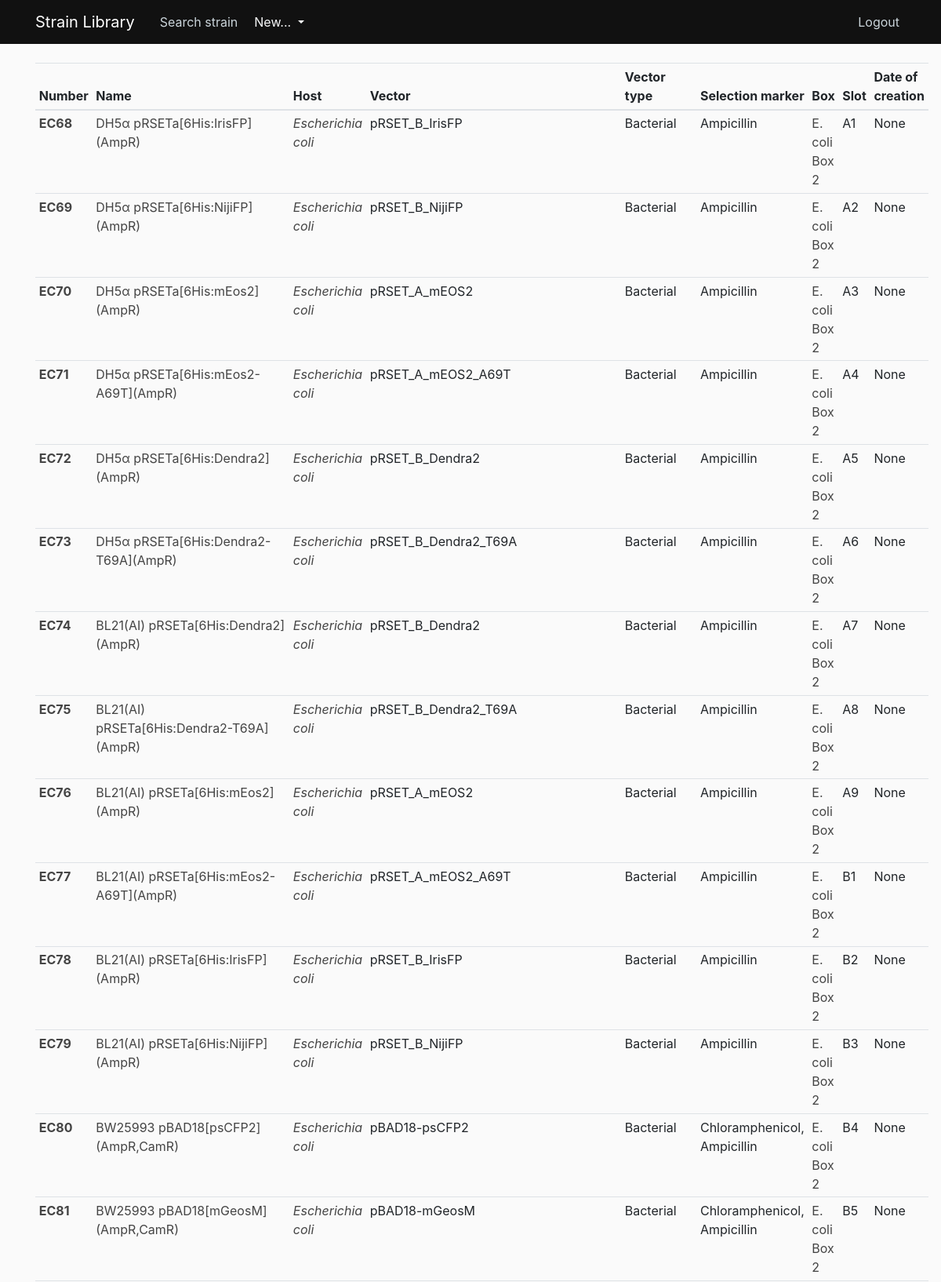
/results?box=E.+coli+Box+2 (signed in, upper part), run on the app's committed database.
### strain_library/models.py (models this page shows, shortened)
class Strain(db.Model):
    __tablename__ = 'strain'
    id = db.Column(db.Integer, primary_key=True)
    number = db.Column(db.String, nullable=False, unique=True)
    name = db.Column(db.String, nullable=False)
    host = db.Column(db.String, nullable=False)
    vector = db.Column(db.String)
    vector_type = db.Column(db.String)
    selection_marker = db.Column(db.String)
    box = db.Column(db.String)
    slot = db.Column(db.String)
    date_of_creation = db.Column(db.Date)
    comments = db.Column(db.Text)
    user_id = db.Column(db.Integer, db.ForeignKey('user.id'), nullable=False)
    box_id = db.Column(db.Integer, db.ForeignKey('box.id'), nullable=False)
    type = db.Column(db.String)
    __mapper_args__ = {
        'polymorphic_identity':'strain',
        'polymorphic_on':type
    }

class EcoliStrain(Strain):
    __tablename__ = 'ecolistrainlist'
    id = db.Column(db.Integer, db.ForeignKey('strain.id'), primary_key=True)
    __mapper_args__ = {
        'polymorphic_identity':'ecolistrainlist'
    }

class Strain(db.Model):
    __tablename__ = 'strain'
    id = db.Column(db.Integer, primary_key=True)
    number = db.Column(db.String, nullable=False, unique=True)
    name = db.Column(db.String, nullable=False)
    host = db.Column(db.String, nullable=False)
    vector = db.Column(db.String)
    vector_type = db.Column(db.String)
    selection_marker = db.Column(db.String)
    box = db.Column(db.String)
    slot = db.Column(db.String)
    date_of_creation = db.Column(db.Date)
    comments = db.Column(db.Text)
    user_id = db.Column(db.Integer, db.ForeignKey('user.id'), nullable=False)
    box_id = db.Column(db.Integer, db.ForeignKey('box.id'), nullable=False)
    type = db.Column(db.String)
    __mapper_args__ = {
        'polymorphic_identity':'strain',
        'polymorphic_on':type
    }

### strain_library/routes.py (the view)
@app.route('/results')
@login_required
def results():
    host = request.args.get('host')
    box = request.args.get('box')
    if host:
        strains = Strain.query.filter_by(host=host).all()
        return render_template('results.html', strains=strains)
    if box:
        strains = Strain.query.filter_by(box=box).all()
        return render_template('results.html', strains=strains)
    strains = Strain.query.all()
    return render_template('results.html', strains=strains)

### strain_library/models.py (called while the page is built)
@login_manager.user_loader
def load_user(user_id):
    return User.query.get(int(user_id))

### strain_library/templates/results.html
{% extends "layout.html" %}
{% block content %}
    <table class="table table-sm table-hover">
        <thead>
          <tr>
            <th scope="col">Number</th>
            <th scope="col">Name</th>
            <th scope="col">Host</th>
            <th scope="col">Vector</th>
            <th scope="col">Vector type</th>
            <th scope="col">Selection marker</th>
            <th scope="col">Box</th>
            <th scope="col">Slot</th>
            <th scope="col">Date of creation</th>
          </tr>
        </thead>
        <tbody>
            {% for strain in strains %}
            <tr>
                <th scope="row" ><a class="article-title" href="{{ url_for('strain', strain_id=strain.id) }}">{{ strain.number }}</a></th>
                <td><a class="article-title" href="{{ url_for('strain', strain_id=strain.id) }}">{{ strain.name }}</a></td>
                <td><i><a class="article-title" href="{{ url_for('results', host=strain.host) }}">{{ strain.host }}</a></i></td>
                <td>{{ strain.vector }}</td>
                <td>{{ strain.vector_type }}</td>
                <td>{{ strain.selection_marker }}</td>
                <td><a class="article-title" href="{{ url_for('results', box=strain.box) }}">{{ strain.box }}</a></td>
                <td>{{ strain.slot }}</td>
                <td>{{ strain.date_of_creation }}</td>
            </tr>
            {% endfor %}
        </tbody>
      </table>
{% endblock content %}

### strain_library/static/main.css (style rules this page uses)
body { background: #fafafa; color: #333333; margin-top: 5rem; }
.article-title { color: #444444; }

### data on the page
EcoliStrain: number "EC68", name "DH5α pRSETa[6His:IrisFP](AmpR)", host "Escherichia coli", vector "pRSET_B_IrisFP", vector_type "Bacterial", selection_marker "Ampicillin", box "E. coli Box 2", slot "A1", date_of_creation "None"
EcoliStrain: number "EC69", name "DH5α pRSETa[6His:NijiFP](AmpR)", host "Escherichia coli", vector "pRSET_B_NijiFP", vector_type "Bacterial", selection_marker "Ampicillin", box "E. coli Box 2", slot "A2", date_of_creation "None"
EcoliStrain: number "EC70", name "DH5α pRSETa[6His:mEos2](AmpR)", host "Escherichia coli", vector "pRSET_A_mEOS2", vector_type "Bacterial", selection_marker "Ampicillin", box "E. coli Box 2", slot "A3", date_of_creation "None"
EcoliStrain: number "EC71", name "DH5α pRSETa[6His:mEos2-A69T](AmpR)", host "Escherichia coli", vector "pRSET_A_mEOS2_A69T", vector_type "Bacterial", selection_marker "Ampicillin", box "E. coli Box 2", slot "A4", date_of_creation "None"
EcoliStrain: number "EC72", name "DH5α pRSETa[6His:Dendra2](AmpR)", host "Escherichia coli", vector "pRSET_B_Dendra2", vector_type "Bacterial", selection_marker "Ampicillin", box "E. coli Box 2", slot "A5", date_of_creation "None"
EcoliStrain: number "EC73", name "DH5α pRSETa[6His:Dendra2-T69A](AmpR)", host "Escherichia coli", vector "pRSET_B_Dendra2_T69A", vector_type "Bacterial", selection_marker "Ampicillin", box "E. coli Box 2", slot "A6", date_of_creation "None"
EcoliStrain: number "EC74", name "BL21(AI) pRSETa[6His:Dendra2](AmpR)", host "Escherichia coli", vector "pRSET_B_Dendra2", vector_type "Bacterial", selection_marker "Ampicillin", box "E. coli Box 2", slot "A7", date_of_creation "None"
EcoliStrain: number "EC75", name "BL21(AI) pRSETa[6His:Dendra2-T69A](AmpR)", host "Escherichia coli", vector "pRSET_B_Dendra2_T69A", vector_type "Bacterial", selection_marker "Ampicillin", box "E. coli Box 2", slot "A8", date_of_creation "None"
EcoliStrain: number "EC76", name "BL21(AI) pRSETa[6His:mEos2](AmpR)", host "Escherichia coli", vector "pRSET_A_mEOS2", vector_type "Bacterial", selection_marker "Ampicillin", box "E. coli Box 2", slot "A9", date_of_creation "None"
EcoliStrain: number "EC77", name "BL21(AI) pRSETa[6His:mEos2-A69T](AmpR)", host "Escherichia coli", vector "pRSET_A_mEOS2_A69T", vector_type "Bacterial", selection_marker "Ampicillin", box "E. coli Box 2", slot "B1", date_of_creation "None"
EcoliStrain: number "EC78", name "BL21(AI) pRSETa[6His:IrisFP](AmpR)", host "Escherichia coli", vector "pRSET_B_IrisFP", vector_type "Bacterial", selection_marker "Ampicillin", box "E. coli Box 2", slot "B2", date_of_creation "None"
EcoliStrain: number "EC79", name "BL21(AI) pRSETa[6His:NijiFP](AmpR)", host "Escherichia coli", vector "pRSET_B_NijiFP", vector_type "Bacterial", selection_marker "Ampicillin", box "E. coli Box 2", slot "B3", date_of_creation "None"
EcoliStrain: number "EC80", name "BW25993 pBAD18[psCFP2](AmpR,CamR)", host "Escherichia coli", vector "pBAD18-psCFP2", vector_type "Bacterial", selection_marker "Chloramphenicol, Ampicillin", box "E. coli Box 2", slot "B4", date_of_creation "None"
EcoliStrain: number "EC81", name "BW25993 pBAD18[mGeosM](AmpR,CamR)", host "Escherichia coli", vector "pBAD18-mGeosM", vector_type "Bacterial", selection_marker "Chloramphenicol, Ampicillin", box "E. coli Box 2", slot "B5", date_of_creation "None"
